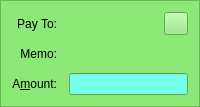
  <widget class="QFrame" name="SendCoins_SecurePaymentRequest">
   <property name="palette">
    <palette>
     <active>
      <colorrole role="WindowText">
       <brush brushstyle="SolidPattern">
        <color alpha="255">
         <red>0</red>
         <green>0</green>
         <blue>0</blue>
        </color>
       </brush>
      </colorrole>
      <colorrole role="Button">
       <brush brushstyle="SolidPattern">
        <color alpha="255">
         <red>140</red>
         <green>232</green>
         <blue>119</blue>
        </color>
       </brush>
      </colorrole>
      <colorrole role="Light">
       <brush brushstyle="SolidPattern">
        <color alpha="255">
         <red>230</red>
         <green>255</green>
         <blue>224</blue>
        </color>
       </brush>
      </colorrole>
      <colorrole role="Midlight">
       <brush brushstyle="SolidPattern">
        <color alpha="255">
         <red>185</red>
         <green>243</green>
         <blue>171</blue>
        </color>
       </brush>
      </colorrole>
      <colorrole role="Dark">
       <brush brushstyle="SolidPattern">
        <color alpha="255">
         <red>70</red>
         <green>116</green>
         <blue>59</blue>
        </color>
       </brush>
      </colorrole>
      <colorrole role="Mid">
       <brush brushstyle="SolidPattern">
        <color alpha="255">
         <red>93</red>
         <green>155</green>
         <blue>79</blue>
        </color>
       </brush>
      </colorrole>
      <colorrole role="Text">
       <brush brushstyle="SolidPattern">
        <color alpha="255">
         <red>0</red>
         <green>0</green>
         <blue>0</blue>
        </color>
       </brush>
      </colorrole>
      <colorrole role="BrightText">
       <brush brushstyle="SolidPattern">
        <color alpha="255">
         <red>155</red>
         <green>255</green>
         <blue>147</blue>
        </color>
       </brush>
      </colorrole>
      <colorrole role="ButtonText">
       <brush brushstyle="SolidPattern">
        <color alpha="255">
         <red>0</red>
         <green>0</green>
         <blue>0</blue>
        </color>
       </brush>
      </colorrole>
      <colorrole role="Base">
       <brush brushstyle="SolidPattern">
        <color alpha="255">
         <red>119</red>
         <green>255</green>
         <blue>233</blue>
        </color>
       </brush>
      </colorrole>
      <colorrole role="Window">
       <brush brushstyle="SolidPattern">
        <color alpha="255">
         <red>140</red>
         <green>232</green>
         <blue>119</blue>
        </color>
       </brush>
      </colorrole>
      <colorrole role="Shadow">
       <brush brushstyle="SolidPattern">
        <color alpha="255">
         <red>0</red>
         <green>0</green>
         <blue>0</blue>
        </color>
       </brush>
      </colorrole>
      <colorrole role="AlternateBase">
       <brush brushstyle="SolidPattern">
        <color alpha="255">
         <red>197</red>
         <green>243</green>
         <blue>187</blue>
        </color>
       </brush>
      </colorrole>
      <colorrole role="NoRole">
       <brush brushstyle="SolidPattern">
        <color alpha="255">
         <red>125</red>
         <green>194</green>
         <blue>122</blue>
        </color>
       </brush>
      </colorrole>
      <colorrole role="ToolTipBase">
       <brush brushstyle="SolidPattern">
        <color alpha="255">
         <red>255</red>
         <green>255</green>
         <blue>220</blue>
        </color>
       </brush>
      </colorrole>
      <colorrole role="ToolTipText">
       <brush brushstyle="SolidPattern">
        <color alpha="255">
         <red>0</red>
         <green>0</green>
         <blue>0</blue>
        </color>
       </brush>
      </colorrole>
     </active>
     <inactive>
      <colorrole role="WindowText">
       <brush brushstyle="SolidPattern">
        <color alpha="255">
         <red>0</red>
         <green>0</green>
         <blue>0</blue>
        </color>
       </brush>
      </colorrole>
      <colorrole role="Button">
       <brush brushstyle="SolidPattern">
        <color alpha="255">
         <red>140</red>
         <green>232</green>
         <blue>119</blue>
        </color>
       </brush>
      </colorrole>
      <colorrole role="Light">
       <brush brushstyle="SolidPattern">
        <color alpha="255">
         <red>230</red>
         <green>255</green>
         <blue>224</blue>
        </color>
       </brush>
      </colorrole>
      <colorrole role="Midlight">
       <brush brushstyle="SolidPattern">
        <color alpha="255">
         <red>185</red>
         <green>243</green>
         <blue>171</blue>
        </color>
       </brush>
      </colorrole>
      <colorrole role="Dark">
       <brush brushstyle="SolidPattern">
        <color alpha="255">
         <red>70</red>
         <green>116</green>
         <blue>59</blue>
        </color>
       </brush>
      </colorrole>
      <colorrole role="Mid">
       <brush brushstyle="SolidPattern">
        <color alpha="255">
         <red>93</red>
         <green>155</green>
         <blue>79</blue>
        </color>
       </brush>
      </colorrole>
      <colorrole role="Text">
       <brush brushstyle="SolidPattern">
        <color alpha="255">
         <red>0</red>
         <green>0</green>
         <blue>0</blue>
        </color>
       </brush>
      </colorrole>
      <colorrole role="BrightText">
       <brush brushstyle="SolidPattern">
        <color alpha="255">
         <red>155</red>
         <green>255</green>
         <blue>147</blue>
        </color>
       </brush>
      </colorrole>
      <colorrole role="ButtonText">
       <brush brushstyle="SolidPattern">
        <color alpha="255">
         <red>0</red>
         <green>0</green>
         <blue>0</blue>
        </color>
       </brush>
      </colorrole>
      <colorrole role="Base">
       <brush brushstyle="SolidPattern">
        <color alpha="255">
         <red>119</red>
         <green>255</green>
         <blue>233</blue>
        </color>
       </brush>
      </colorrole>
      <colorrole role="Window">
       <brush brushstyle="SolidPattern">
        <color alpha="255">
         <red>140</red>
         <green>232</green>
         <blue>119</blue>
        </color>
       </brush>
      </colorrole>
      <colorrole role="Shadow">
       <brush brushstyle="SolidPattern">
        <color alpha="255">
         <red>0</red>
         <green>0</green>
         <blue>0</blue>
        </color>
       </brush>
      </colorrole>
      <colorrole role="AlternateBase">
       <brush brushstyle="SolidPattern">
        <color alpha="255">
         <red>197</red>
         <green>243</green>
         <blue>187</blue>
        </color>
       </brush>
      </colorrole>
      <colorrole role="NoRole">
       <brush brushstyle="SolidPattern">
        <color alpha="255">
         <red>125</red>
         <green>194</green>
         <blue>122</blue>
        </color>
       </brush>
      </colorrole>
      <colorrole role="ToolTipBase">
       <brush brushstyle="SolidPattern">
        <color alpha="255">
         <red>255</red>
         <green>255</green>
         <blue>220</blue>
        </color>
       </brush>
      </colorrole>
      <colorrole role="ToolTipText">
       <brush brushstyle="SolidPattern">
        <color alpha="255">
         <red>0</red>
         <green>0</green>
         <blue>0</blue>
        </color>
       </brush>
      </colorrole>
     </inactive>
     <disabled>
      <colorrole role="WindowText">
       <brush brushstyle="SolidPattern">
        <color alpha="255">
         <red>70</red>
         <green>116</green>
         <blue>59</blue>
        </color>
       </brush>
      </colorrole>
      <colorrole role="Button">
       <brush brushstyle="SolidPattern">
        <color alpha="255">
         <red>140</red>
         <green>232</green>
         <blue>119</blue>
        </color>
       </brush>
      </colorrole>
      <colorrole role="Light">
       <brush brushstyle="SolidPattern">
        <color alpha="255">
         <red>230</red>
         <green>255</green>
         <blue>224</blue>
        </color>
       </brush>
      </colorrole>
      <colorrole role="Midlight">
       <brush brushstyle="SolidPattern">
        <color alpha="255">
         <red>185</red>
         <green>243</green>
         <blue>171</blue>
        </color>
       </brush>
      </colorrole>
      <colorrole role="Dark">
       <brush brushstyle="SolidPattern">
        <color alpha="255">
         <red>70</red>
         <green>116</green>
         <blue>59</blue>
        </color>
       </brush>
      </colorrole>
      <colorrole role="Mid">
       <brush brushstyle="SolidPattern">
        <color alpha="255">
         <red>93</red>
         <green>155</green>
         <blue>79</blue>
        </color>
       </brush>
      </colorrole>
      <colorrole role="Text">
       <brush brushstyle="SolidPattern">
        <color alpha="255">
         <red>70</red>
         <green>116</green>
         <blue>59</blue>
        </color>
       </brush>
      </colorrole>
      <colorrole role="BrightText">
       <brush brushstyle="SolidPattern">
        <color alpha="255">
         <red>155</red>
         <green>255</green>
         <blue>147</blue>
        </color>
       </brush>
      </colorrole>
      <colorrole role="ButtonText">
       <brush brushstyle="SolidPattern">
        <color alpha="255">
         <red>70</red>
         <green>116</green>
         <blue>59</blue>
        </color>
       </brush>
      </colorrole>
      <colorrole role="Base">
       <brush brushstyle="SolidPattern">
        <color alpha="255">
         <red>140</red>
         <green>232</green>
         <blue>119</blue>
        </color>
       </brush>
      </colorrole>
      <colorrole role="Window">
       <brush brushstyle="SolidPattern">
        <color alpha="255">
         <red>140</red>
         <green>232</green>
         <blue>119</blue>
        </color>
       </brush>
      </colorrole>
      <colorrole role="Shadow">
       <brush brushstyle="SolidPattern">
        <color alpha="255">
         <red>0</red>
         <green>0</green>
         <blue>0</blue>
        </color>
       </brush>
      </colorrole>
      <colorrole role="AlternateBase">
       <brush brushstyle="SolidPattern">
        <color alpha="255">
         <red>140</red>
         <green>232</green>
         <blue>119</blue>
        </color>
       </brush>
      </colorrole>
      <colorrole role="NoRole">
       <brush brushstyle="SolidPattern">
        <color alpha="255">
         <red>125</red>
         <green>194</green>
         <blue>122</blue>
        </color>
       </brush>
      </colorrole>
      <colorrole role="ToolTipBase">
       <brush brushstyle="SolidPattern">
        <color alpha="255">
         <red>255</red>
         <green>255</green>
         <blue>220</blue>
        </color>
       </brush>
      </colorrole>
      <colorrole role="ToolTipText">
       <brush brushstyle="SolidPattern">
        <color alpha="255">
         <red>0</red>
         <green>0</green>
         <blue>0</blue>
        </color>
       </brush>
      </colorrole>
     </disabled>
    </palette>
   </property>
   <property name="toolTip">
    <string>This is a verified payment request.</string>
   </property>
   <property name="autoFillBackground">
    <bool>true</bool>
   </property>
   <property name="frameShape">
    <enum>QFrame::StyledPanel</enum>
   </property>
   <property name="frameShadow">
    <enum>QFrame::Sunken</enum>
   </property>
   <layout class="QGridLayout" name="gridLayout_s">
    <property name="spacing">
     <number>12</number>
    </property>
    <item row="0" column="0">
     <widget class="QLabel" name="payToLabel_s">
      <property name="text">
       <string>Pay To:</string>
      </property>
      <property name="alignment">
       <set>Qt::AlignRight|Qt::AlignTrailing|Qt::AlignVCenter</set>
      </property>
     </widget>
    </item>
    <item row="0" column="1">
     <layout class="QHBoxLayout" name="payToLayout_s">
      <property name="spacing">
       <number>0</number>
      </property>
      <item>
       <widget class="QLabel" name="payTo_s">
        <property name="textFormat">
         <enum>Qt::PlainText</enum>
        </property>
       </widget>
      </item>
      <item>
       <widget class="QToolButton" name="deleteButton_s">
        <property name="toolTip">
         <string>Remove this entry</string>
        </property>
        <property name="text">
         <string/>
        </property>
        <property name="icon">
         <iconset resource="../rebellious.qrc">
          <normaloff>:/icons/remove</normaloff>:/icons/remove</iconset>
        </property>
       </widget>
      </item>
     </layout>
    </item>
    <item row="1" column="0">
     <widget class="QLabel" name="memoLabel_s">
      <property name="text">
       <string>Memo:</string>
      </property>
      <property name="alignment">
       <set>Qt::AlignRight|Qt::AlignTrailing|Qt::AlignVCenter</set>
      </property>
     </widget>
    </item>
    <item row="1" column="1">
     <widget class="QLabel" name="memoTextLabel_s">
      <property name="textFormat">
       <enum>Qt::PlainText</enum>
      </property>
     </widget>
    </item>
    <item row="2" column="0">
     <widget class="QLabel" name="amountLabel_s">
      <property name="text">
       <string>A&amp;mount:</string>
      </property>
      <property name="alignment">
       <set>Qt::AlignRight|Qt::AlignTrailing|Qt::AlignVCenter</set>
      </property>
      <property name="buddy">
       <cstring>payAmount_s</cstring>
      </property>
     </widget>
    </item>
    <item row="2" column="1">
     <widget class="BitcoinAmountField" name="payAmount_s">
      <property name="acceptDrops">
       <bool>false</bool>
      </property>
     </widget>
    </item>
   </layout>
  </widget>
